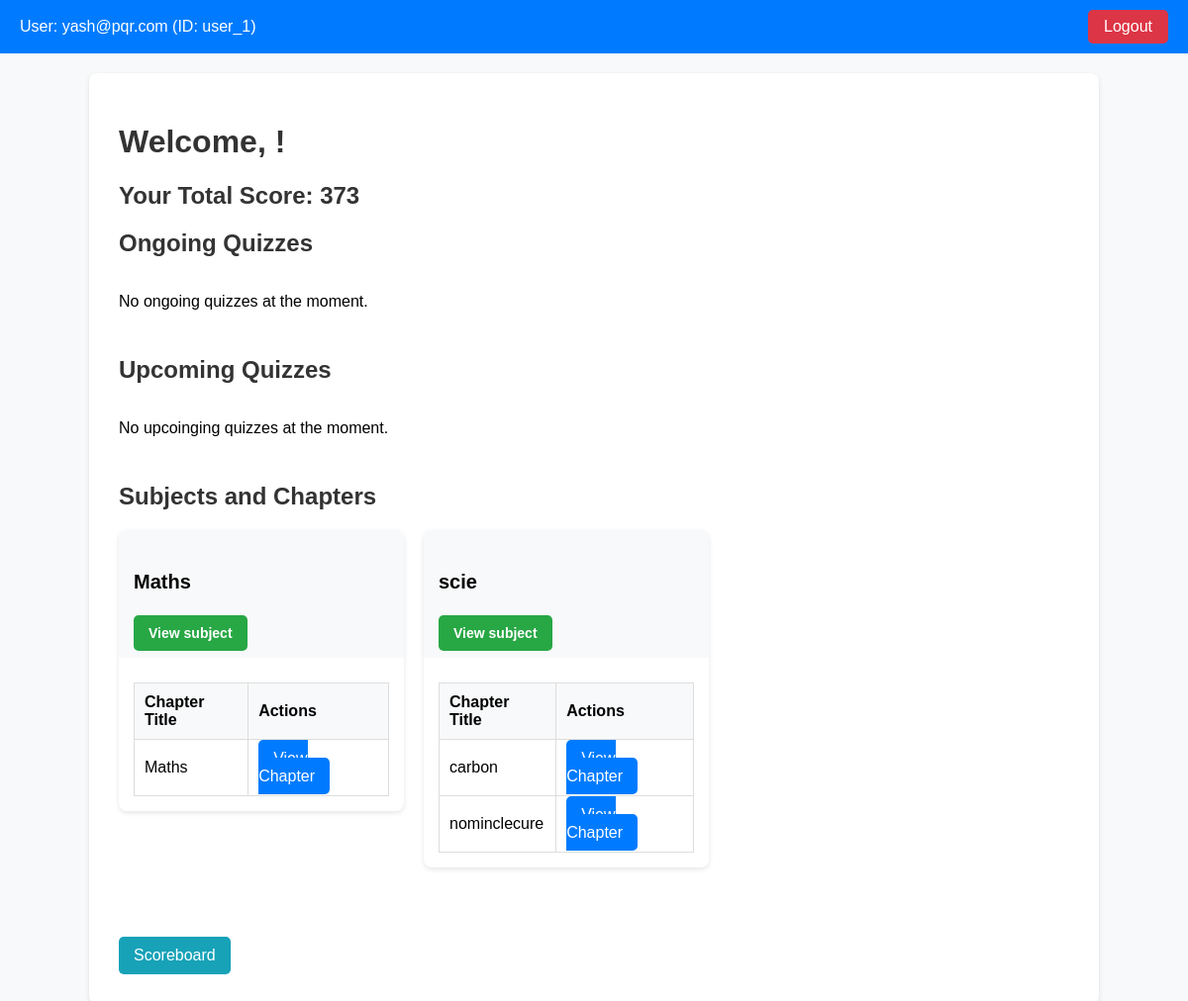
/dashboard (signed in), run on the app's committed database.
### controllers/model.py (models this page shows)
class User(db.Model,UserMixin):
    __tablename__ = 'User'
    id = db.Column(db.Integer, primary_key=True, autoincrement=True)
    name = db.Column(db.String(100), nullable=False)
    email = db.Column(db.String(120), nullable=False, unique=True)
    password = db.Column(db.String(255), nullable=False)
    qualification = db.Column(db.String(100), nullable=True)
    dob = db.Column(db.Date, nullable=False)
    allow = db.Column(db.Boolean, nullable=False, default=False)

class Subject(db.Model):
    __tablename__ = 'Subject'
    id = db.Column(db.Integer, primary_key=True, autoincrement=True)
    name = db.Column(db.String(100), nullable=False)
    description = db.Column(db.Text)
    chapters = db.relationship('Chapter', backref='subject', lazy=True, cascade='all, delete-orphan')

class Chapter(db.Model):
    __tablename__ = 'Chapter'
    id = db.Column(db.Integer, primary_key=True, autoincrement=True)
    name = db.Column(db.String(100), nullable=False)
    description = db.Column(db.Text)
    subject_id = db.Column(db.Integer, db.ForeignKey('Subject.id', ondelete='CASCADE'), nullable=False)

### app.py (the view)
@app.route('/dashboard',methods =['GET','POST'])
@login_required
def user_dashboard():
    return userDashboard()

### app.py (called while the page is built)
@login_manager.user_loader
def load_user(user_id):
    role, user_id = user_id.split("_")
    if role == 'admin':
        admin = Admin.query.get(int(user_id))
        if admin:
            return UserLogin(f"admin_{admin.id}", "admin",admin.email)
    elif role == 'user':
        user = User.query.get(int(user_id))
        if user:
            return UserLogin(f"user_{user.id}", "user",user.email)
    return None

### controllers/function.py (called while the page is built)
def get_total_score(user_id):
    total_score = db.session.query(func.sum(Scores.score)).filter(Scores.user_id == user_id).scalar()
    return total_score if total_score is not None else 0

### templates/user/dashboard.html (shortened to what this page needs)
<!DOCTYPE html>
<html lang="en">
<head>
</head>
<body>
    <div class="header">
        <div class="user-info">
            <span>User: {{ current_user.email }} (ID: {{ current_user.id }})</span>
        </div>
        <a href="{{ url_for('logout') }}" class="logout-btn">Logout</a>
    </div>
    <div class="container">
        <h1>Welcome, {{ current_user.username }}!</h1>
        <h2>Your Total Score: {{ total_score }}</h2>
        <h2>Ongoing Quizzes</h2>
        <div class="row">
            {% if count_ongoing_quiz>0 %}
            {% for chapter, quizzes in chapter_quizzes.items() %}
            {% for quiz in quizzes %}
            {% if quiz.status == "ongoing" %}
            <div class="col-md-4">
                <div class="card">
                    <div class="card-header">
                        <h4>{{ quiz.name }}</h4>
                    </div>
                    <div class="card-body">
                        <p>Status: Ongoing</p>
                        <a href="{{ url_for('quiz_detail', subject_id=chapter.subject_id, chapter_id=chapter.id, quiz_id=quiz.id) }}"
                            class="btn">Take Quiz</a>
                    </div>
                </div>
            </div>
            {% endif %}
            {% endfor %}
            {% endfor %}
            {% else %}
            <p>No ongoing quizzes at the moment.</p>
            {% endif %}
        </div>
        <h2>Upcoming Quizzes</h2>
        <div class="row">
            {% if count_upcoming_quiz>0 %}
            {% for chapter, quizzes in chapter_quizzes.items() %}
            {% for quiz in quizzes %}
            {% if quiz.status == "scheduled" %}
            <div class="col-md-4">
                <div class="card">
                    <div class="card-header">
                        <h4>{{ quiz.name }}</h4>
                    </div>
                    <div class="card-body">
                        <p>Status: Upcoming</p>
                        <a href="{{ url_for('quiz_detail', subject_id=chapter.subject_id, chapter_id=chapter.id, quiz_id=quiz.id) }}"
                            class="btn">Start Quiz</a>
                    </div>
                </div>
            </div>
            {% set has_upcoming_quizzes = true %}
            {% endif %}
            {% endfor %}
            {% endfor %}
            {% else %}
            <p>No upcoinging quizzes at the moment.</p>
            {% endif %}
        </div>
        <h2>Subjects and Chapters</h2>
        <div class="row">
            {% for subject, chapters in subject_chapters.items() %}
            <div class="col-md-4">
                <div class="card">
                    <div class="card-header">
                        <h4>{{ subject.name }}</h4>
                        <a href="{{ url_for('user_chapter', subject_id=subject.id) }}" class="btn btn-info btn-sm">View
                            subject</a>
                    </div>
                    <div class="card-body">
                        <table class="chapter-table">
                            <thead>
                                <tr>
                                    <th>Chapter Title</th>
                                    <th>Actions</th>
                                </tr>
                            </thead>
                            <tbody>
                                {% for chapter in chapters %}
                                <tr>
                                    <td>{{ chapter.name }}</td>
                                    <td>
                                        <a href="{{ url_for('user_quiz', subject_id=subject.id, chapter_id=chapter.id) }}"
                                            class="btn btn-info btn-sm">View Chapter</a>
                                    </td>
                                </tr>
                                {% endfor %}
                            </tbody>
                        </table>
                    </div>
                </div>
            </div>
            {% endfor %}
        </div>
        <a href="{{ url_for('admin_leaderboard') }}" class="leaderboard-btn">Scoreboard</a>
    </div>
</body>
</html>

### templates/user/dashboard.html (style rules this page uses)
body { font-family: Arial, sans-serif; margin: 0; padding: 0; background-color: #f8f9fa; }
.container { width: 80%; margin: 20px auto; background-color: white; padding: 30px; border-radius: 8px; box-shadow: 0 2px 5px rgba(0, 0, 0, 0.1); }
h1, h2, h3 { color: #333; }
.header { display: flex; justify-content: space-between; align-items: center; padding: 10px 20px; background-color: #007bff; color: white; }
.user-info { font-size: 16px; }
.logout-btn { background-color: #dc3545; padding: 8px 16px; border-radius: 5px; text-decoration: none; color: white; }
.row { display: flex; flex-wrap: wrap; gap: 20px; margin-bottom: 30px; }
.col-md-4 { width: 30%; margin-bottom: 20px; box-sizing: border-box; }
.card { background-color: #fff; border-radius: 8px; box-shadow: 0 2px 5px rgba(0, 0, 0, 0.1); }
.card-header { font-size: 1.25rem; font-weight: bold; background-color: #f8f9fa; padding: 15px; border-top-left-radius: 8px; border-top-right-radius: 8px; }
.card-body { padding: 15px; }
.btn { margin-top: 10px; padding: 10px 15px; background-color: #007bff; color: white; border: none; cursor: pointer; border-radius: 5px; text-decoration: none; }
.chapter-table { width: 100%; border-collapse: collapse; margin-top: 10px; }
.chapter-table th, .chapter-table td { padding: 10px; text-align: left; border: 1px solid #ddd; }
.chapter-table th { background-color: #f8f9fa; }
.card-header .btn { background-color: #28a745; font-size: 14px; }
.leaderboard-btn { margin-top: 20px; display: inline-block; background-color: #17a2b8; padding: 10px 15px; color: white; text-decoration: none; border-radius: 5px; }

### data on the page
User: email "yash@pqr.com"
Subject: name "Maths"
Chapter: name "Maths"
Subject: name "scie"
Chapter: name "carbon"
Chapter: name "nominclecure"

### other printed values
{{ current_user.id }} "user_1"
{{ total_score }} "373"
